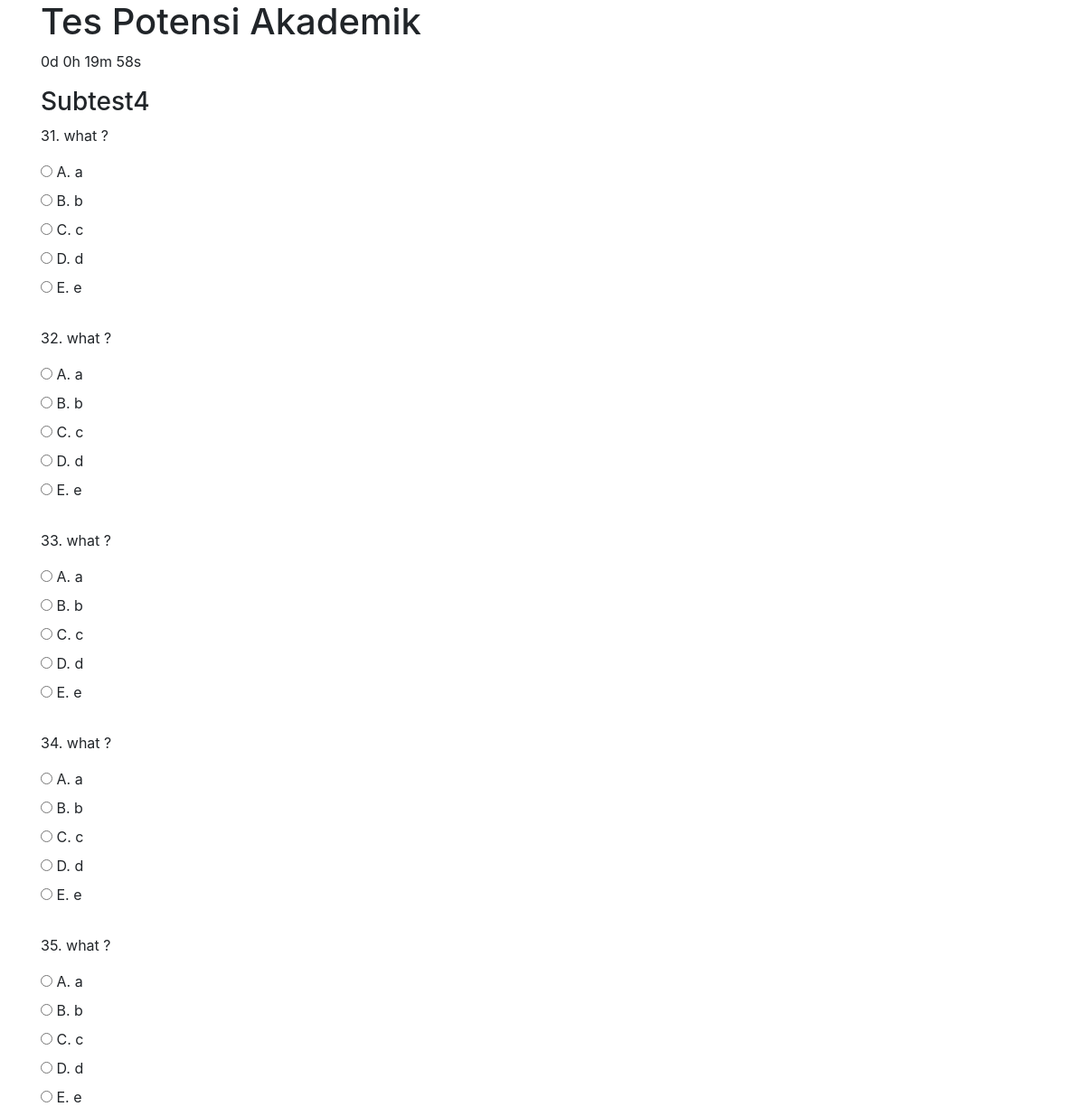
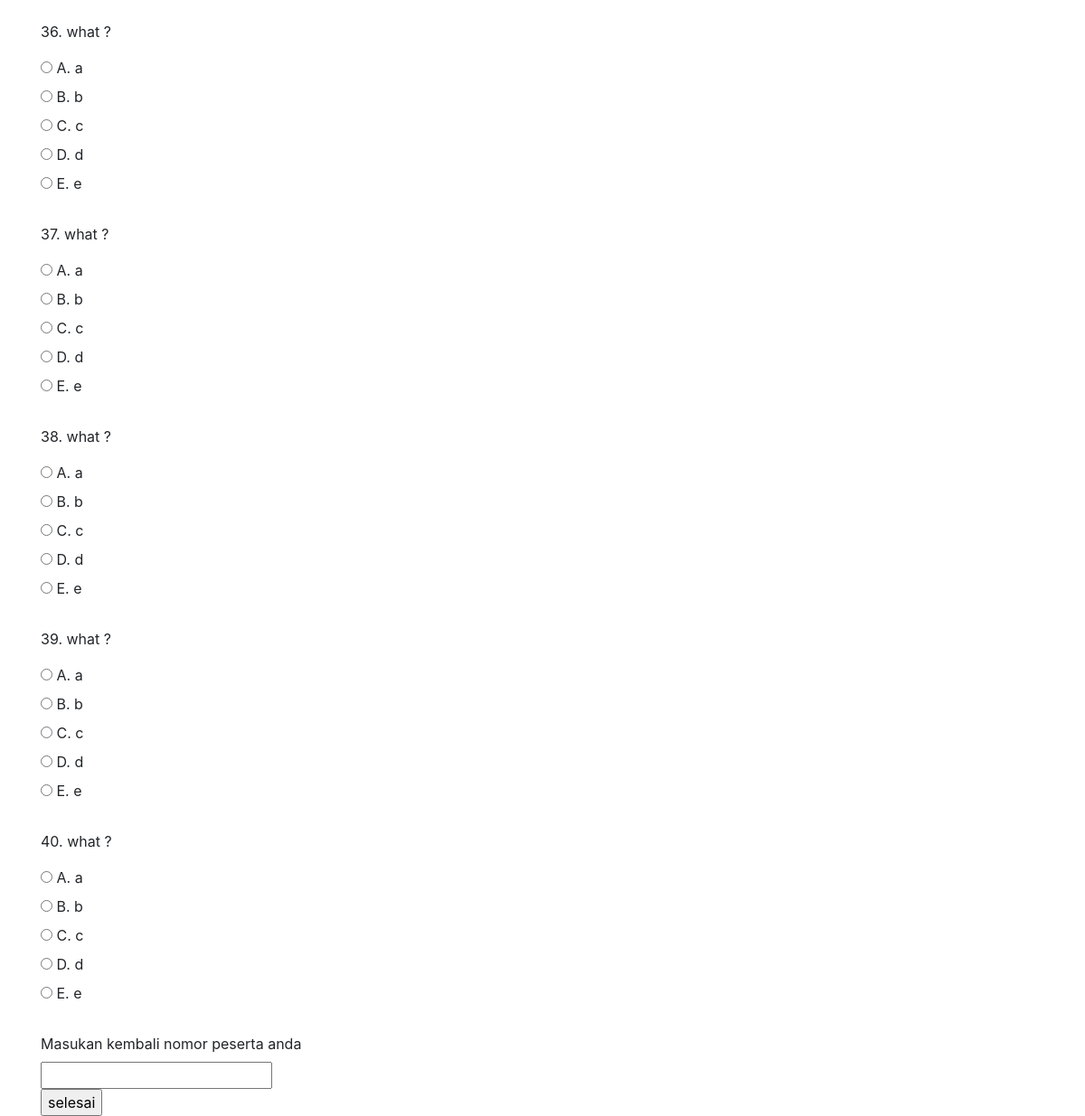
The page /subtest4/ on the database its author committed (2 pictures, top to bottom).
### tes/models.py (models this page shows, shortened)
class Question(models.Model):
    subtest = models.IntegerField(default=lambda: Question.objects.latest('subtest').subtest
                                if Question.objects.exists() else 0)
    nomor = models.IntegerField(default=lambda: Question.objects.latest('nomor').nomor + 1
                                if Question.objects.exists() else 1)
    question_text = models.TextField(default='what ?')
    choiceA = models.CharField(max_length=200, default='a')
    choiceB = models.CharField(max_length=200, default='b')
    choiceC = models.CharField(max_length=200, default='c')
    choiceD = models.CharField(max_length=200, default='d')
    choiceE = models.CharField(max_length=200, default='e')
    ans = models.CharField(max_length=50, default='a')

### tes/views.py (the view, shortened to what this page needs)
# urls.py: path('subtest4/', views.subtest4, name='subtest4'),
def subtest4(request):
    soal = Question.objects.filter(subtest='4').order_by('nomor')
    if not soal:
        return render(request, 'tes/finish.html')
    template = loader.get_template('tes/subtest4.html')
    context = {
        'question_list': soal,
    }
    answer = request.POST
    return HttpResponse(template.render(context, request))

### tes/templates/tes/subtest4.html (shortened to what this page needs)
{% extends 'tes/base.html' %}
{% block content %}
<p id="demo"></p>
    {% if question_list %}
        <h3>Subtest4</h3>
        {% for q in question_list %}
            <p>{{ q.nomor }}. {{q.question_text }}</p>
            <form method="post">
            <input type='radio' id='jawaban' value='a' name={{q.nomor}}>
            <label>A. {{ q.choiceA }}</label><br>
            <input type='radio' id='jawaban' value='b' name={{q.nomor}}>
            <label>B. {{ q.choiceB }}</label><br>
            <input type='radio' id='jawaban' value='c' name={{q.nomor}}>
            <label>C. {{ q.choiceC }}</label><br>
            <input type='radio' id='jawaban' value='d' name={{q.nomor}}>
            <label>D. {{ q.choiceD }}</label><br>
            <input type='radio' id='jawaban' value='e' name={{q.nomor}}>
            <label>E. {{ q.choiceE }}</label>
            <br><br>
        {% endfor %}
            <label>Masukan kembali nomor peserta anda</label><br>
            <input type="text" id='no_peserta' name='no_peserta'><br>
            <input type='submit' id='selesai' value='selesai' name='selesai'>
            </form>
    {% else %}
        <p>Test is currently unavailable</p>
    {% endif %}
{% endblock %}

### rows shown on the page
Question: nomor "31", question_text "what ?", choiceA "a", choiceB "b", choiceC "c", choiceD "d", choiceE "e"
Question: nomor "32", question_text "what ?", choiceA "a", choiceB "b", choiceC "c", choiceD "d", choiceE "e"
Question: nomor "33", question_text "what ?", choiceA "a", choiceB "b", choiceC "c", choiceD "d", choiceE "e"
Question: nomor "34", question_text "what ?", choiceA "a", choiceB "b", choiceC "c", choiceD "d", choiceE "e"
Question: nomor "35", question_text "what ?", choiceA "a", choiceB "b", choiceC "c", choiceD "d", choiceE "e"
Question: nomor "36", question_text "what ?", choiceA "a", choiceB "b", choiceC "c", choiceD "d", choiceE "e"
Question: nomor "37", question_text "what ?", choiceA "a", choiceB "b", choiceC "c", choiceD "d", choiceE "e"
Question: nomor "38", question_text "what ?", choiceA "a", choiceB "b", choiceC "c", choiceD "d", choiceE "e"
Question: nomor "39", question_text "what ?", choiceA "a", choiceB "b", choiceC "c", choiceD "d", choiceE "e"
Question: nomor "40", question_text "what ?", choiceA "a", choiceB "b", choiceC "c", choiceD "d", choiceE "e"
